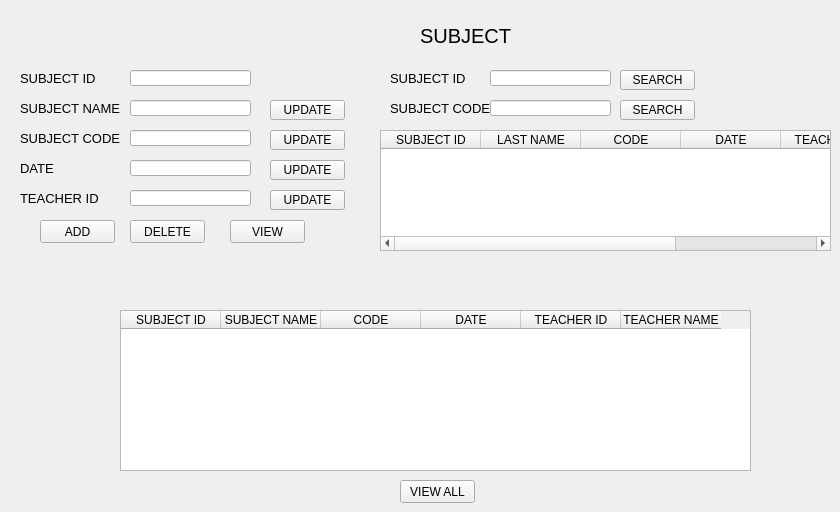
      <widget class="QWidget" name="SUBJECT_">
       <widget class="QLabel" name="label_41">
        <property name="geometry">
         <rect>
          <x>20</x>
          <y>70</y>
          <width>81</width>
          <height>16</height>
         </rect>
        </property>
        <property name="font">
         <font>
          <pointsize>10</pointsize>
         </font>
        </property>
        <property name="text">
         <string>SUBJECT ID</string>
        </property>
       </widget>
       <widget class="QLabel" name="label_42">
        <property name="geometry">
         <rect>
          <x>20</x>
          <y>100</y>
          <width>101</width>
          <height>16</height>
         </rect>
        </property>
        <property name="font">
         <font>
          <pointsize>10</pointsize>
         </font>
        </property>
        <property name="text">
         <string>SUBJECT NAME</string>
        </property>
       </widget>
       <widget class="QLabel" name="label_43">
        <property name="geometry">
         <rect>
          <x>20</x>
          <y>130</y>
          <width>101</width>
          <height>16</height>
         </rect>
        </property>
        <property name="font">
         <font>
          <pointsize>10</pointsize>
         </font>
        </property>
        <property name="text">
         <string>SUBJECT CODE</string>
        </property>
       </widget>
       <widget class="QLabel" name="label_44">
        <property name="geometry">
         <rect>
          <x>20</x>
          <y>160</y>
          <width>101</width>
          <height>16</height>
         </rect>
        </property>
        <property name="font">
         <font>
          <pointsize>10</pointsize>
         </font>
        </property>
        <property name="text">
         <string>DATE</string>
        </property>
       </widget>
       <widget class="QLabel" name="label_45">
        <property name="geometry">
         <rect>
          <x>20</x>
          <y>190</y>
          <width>101</width>
          <height>16</height>
         </rect>
        </property>
        <property name="font">
         <font>
          <pointsize>10</pointsize>
         </font>
        </property>
        <property name="text">
         <string>TEACHER ID</string>
        </property>
       </widget>
       <widget class="QLineEdit" name="lineEdit_30">
        <property name="geometry">
         <rect>
          <x>130</x>
          <y>70</y>
          <width>121</width>
          <height>16</height>
         </rect>
        </property>
       </widget>
       <widget class="QLineEdit" name="lineEdit_31">
        <property name="geometry">
         <rect>
          <x>130</x>
          <y>100</y>
          <width>121</width>
          <height>16</height>
         </rect>
        </property>
       </widget>
       <widget class="QLineEdit" name="lineEdit_32">
        <property name="geometry">
         <rect>
          <x>130</x>
          <y>130</y>
          <width>121</width>
          <height>16</height>
         </rect>
        </property>
       </widget>
       <widget class="QLineEdit" name="lineEdit_33">
        <property name="geometry">
         <rect>
          <x>130</x>
          <y>160</y>
          <width>121</width>
          <height>16</height>
         </rect>
        </property>
       </widget>
       <widget class="QLineEdit" name="lineEdit_34">
        <property name="geometry">
         <rect>
          <x>130</x>
          <y>190</y>
          <width>121</width>
          <height>16</height>
         </rect>
        </property>
       </widget>
       <widget class="QPushButton" name="pushButton_25">
        <property name="geometry">
         <rect>
          <x>40</x>
          <y>220</y>
          <width>75</width>
          <height>23</height>
         </rect>
        </property>
        <property name="styleSheet">
         <string notr="true">QPushButton{
	boarder-radius: 5px
}
QPushButton:hover{
	background-color: rgb(181, 181, 181);
}</string>
        </property>
        <property name="text">
         <string>ADD</string>
        </property>
       </widget>
       <widget class="QPushButton" name="pushButton_26">
        <property name="geometry">
         <rect>
          <x>130</x>
          <y>220</y>
          <width>75</width>
          <height>23</height>
         </rect>
        </property>
        <property name="styleSheet">
         <string notr="true">QPushButton{
	boarder-radius: 5px
}
QPushButton:hover{
	background-color: rgb(181, 181, 181);
}</string>
        </property>
        <property name="text">
         <string>DELETE</string>
        </property>
       </widget>
       <widget class="QPushButton" name="pushButton_27">
        <property name="geometry">
         <rect>
          <x>270</x>
          <y>100</y>
          <width>75</width>
          <height>20</height>
         </rect>
        </property>
        <property name="styleSheet">
         <string notr="true">QPushButton{
	boarder-radius: 5px
}
QPushButton:hover{
	background-color: rgb(181, 181, 181);
}</string>
        </property>
        <property name="text">
         <string>UPDATE</string>
        </property>
       </widget>
       <widget class="QPushButton" name="pushButton_28">
        <property name="geometry">
         <rect>
          <x>270</x>
          <y>130</y>
          <width>75</width>
          <height>20</height>
         </rect>
        </property>
        <property name="styleSheet">
         <string notr="true">QPushButton{
	boarder-radius: 5px
}
QPushButton:hover{
	background-color: rgb(181, 181, 181);
}</string>
        </property>
        <property name="text">
         <string>UPDATE</string>
        </property>
       </widget>
       <widget class="QPushButton" name="pushButton_29">
        <property name="geometry">
         <rect>
          <x>270</x>
          <y>160</y>
          <width>75</width>
          <height>20</height>
         </rect>
        </property>
        <property name="styleSheet">
         <string notr="true">QPushButton{
	boarder-radius: 5px
}
QPushButton:hover{
	background-color: rgb(181, 181, 181);
}</string>
        </property>
        <property name="text">
         <string>UPDATE</string>
        </property>
       </widget>
       <widget class="QPushButton" name="pushButton_30">
        <property name="geometry">
         <rect>
          <x>270</x>
          <y>190</y>
          <width>75</width>
          <height>20</height>
         </rect>
        </property>
        <property name="styleSheet">
         <string notr="true">QPushButton{
	boarder-radius: 5px
}
QPushButton:hover{
	background-color: rgb(181, 181, 181);
}</string>
        </property>
        <property name="text">
         <string>UPDATE</string>
        </property>
       </widget>
       <widget class="QTableWidget" name="tableWidget_7">
        <property name="geometry">
         <rect>
          <x>380</x>
          <y>130</y>
          <width>451</width>
          <height>121</height>
         </rect>
        </property>
        <column>
         <property name="text">
          <string>SUBJECT ID</string>
         </property>
        </column>
        <column>
         <property name="text">
          <string>LAST NAME</string>
         </property>
        </column>
        <column>
         <property name="text">
          <string>CODE</string>
         </property>
        </column>
        <column>
         <property name="text">
          <string>DATE</string>
         </property>
        </column>
        <column>
         <property name="text">
          <string>TEACHER ID</string>
         </property>
        </column>
        <column>
         <property name="text">
          <string>TEACHER NAME</string>
         </property>
        </column>
       </widget>
       <widget class="QLabel" name="label_80">
        <property name="geometry">
         <rect>
          <x>420</x>
          <y>20</y>
          <width>191</width>
          <height>31</height>
         </rect>
        </property>
        <property name="font">
         <font>
          <pointsize>15</pointsize>
         </font>
        </property>
        <property name="text">
         <string>SUBJECT</string>
        </property>
       </widget>
       <widget class="QPushButton" name="pushButton_68">
        <property name="geometry">
         <rect>
          <x>230</x>
          <y>220</y>
          <width>75</width>
          <height>23</height>
         </rect>
        </property>
        <property name="styleSheet">
         <string notr="true">QPushButton{
	boarder-radius: 5px
}
QPushButton:hover{
	background-color: rgb(181, 181, 181);
}</string>
        </property>
        <property name="text">
         <string>VIEW</string>
        </property>
       </widget>
       <widget class="QTableWidget" name="tableWidget_14">
        <property name="geometry">
         <rect>
          <x>120</x>
          <y>310</y>
          <width>631</width>
          <height>161</height>
         </rect>
        </property>
        <column>
         <property name="text">
          <string>SUBJECT ID</string>
         </property>
        </column>
        <column>
         <property name="text">
          <string>SUBJECT NAME</string>
         </property>
        </column>
        <column>
         <property name="text">
          <string>CODE</string>
         </property>
        </column>
        <column>
         <property name="text">
          <string>DATE</string>
         </property>
        </column>
        <column>
         <property name="text">
          <string>TEACHER ID</string>
         </property>
        </column>
        <column>
         <property name="text">
          <string>TEACHER NAME</string>
         </property>
        </column>
       </widget>
       <widget class="QLineEdit" name="lineEdit_65">
        <property name="geometry">
         <rect>
          <x>490</x>
          <y>100</y>
          <width>121</width>
          <height>16</height>
         </rect>
        </property>
       </widget>
       <widget class="QLabel" name="label_84">
        <property name="geometry">
         <rect>
          <x>390</x>
          <y>100</y>
          <width>101</width>
          <height>16</height>
         </rect>
        </property>
        <property name="font">
         <font>
          <pointsize>10</pointsize>
         </font>
        </property>
        <property name="text">
         <string>SUBJECT CODE</string>
        </property>
       </widget>
       <widget class="QPushButton" name="pushButton_69">
        <property name="geometry">
         <rect>
          <x>620</x>
          <y>100</y>
          <width>75</width>
          <height>20</height>
         </rect>
        </property>
        <property name="styleSheet">
         <string notr="true">QPushButton{
	boarder-radius: 5px
}
QPushButton:hover{
	background-color: rgb(181, 181, 181);
}</string>
        </property>
        <property name="text">
         <string>SEARCH</string>
        </property>
       </widget>
       <widget class="QPushButton" name="pushButton_161">
        <property name="geometry">
         <rect>
          <x>400</x>
          <y>480</y>
          <width>75</width>
          <height>23</height>
         </rect>
        </property>
        <property name="styleSheet">
         <string notr="true">QPushButton{
	boarder-radius: 5px
}
QPushButton:hover{
	background-color: rgb(181, 181, 181);
}</string>
        </property>
        <property name="text">
         <string>VIEW ALL</string>
        </property>
       </widget>
       <widget class="QPushButton" name="pushButton_171">
        <property name="geometry">
         <rect>
          <x>620</x>
          <y>70</y>
          <width>75</width>
          <height>20</height>
         </rect>
        </property>
        <property name="styleSheet">
         <string notr="true">QPushButton{
	boarder-radius: 5px
}
QPushButton:hover{
	background-color: rgb(181, 181, 181);
}</string>
        </property>
        <property name="text">
         <string>SEARCH</string>
        </property>
       </widget>
       <widget class="QLabel" name="label_169">
        <property name="geometry">
         <rect>
          <x>390</x>
          <y>70</y>
          <width>101</width>
          <height>16</height>
         </rect>
        </property>
        <property name="font">
         <font>
          <pointsize>10</pointsize>
         </font>
        </property>
        <property name="text">
         <string>SUBJECT ID</string>
        </property>
       </widget>
       <widget class="QLineEdit" name="lineEdit_140">
        <property name="geometry">
         <rect>
          <x>490</x>
          <y>70</y>
          <width>121</width>
          <height>16</height>
         </rect>
        </property>
       </widget>
      </widget>
